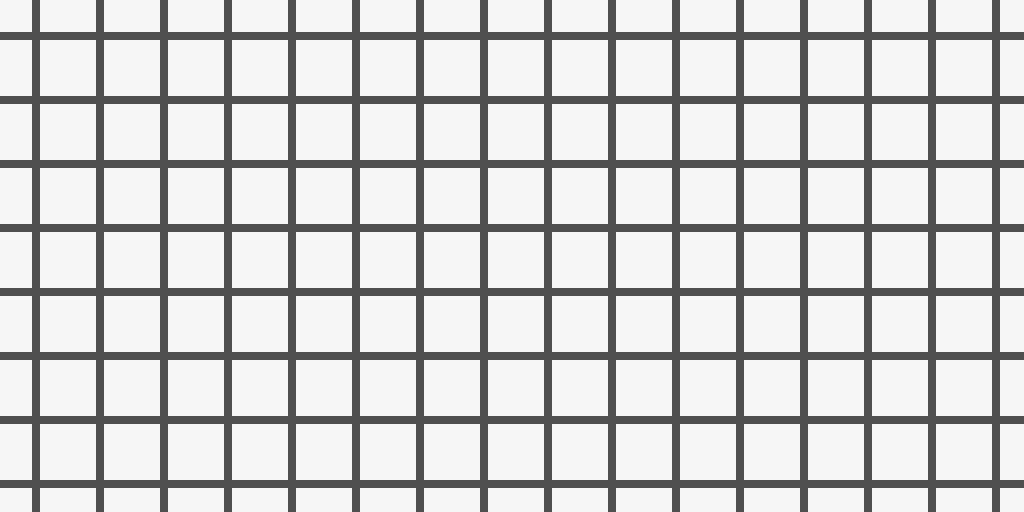
#> input picture grid/lines.png, 1024 x 512 px
$ python grid.py lines.png out.png 5 5
#> lines starting #> are read from the running program, lines starting #| are printed output that depends on the picture; after the words box and inside, x2 and y2 are one past the last pixel; in counts of white or black regions, pixels touching at a corner belong together
#!/usr/bin/env python3

import sys
import imageio as iio
import numpy as np

if len(sys.argv) < 5:
	print("grid: Generate a grid of an image.")
	print("Usage: grid.py input_image output_image row column")
	exit()

image_name = sys.argv[1]
image_out_name = sys.argv[2]
r = int(sys.argv[3])
c = int(sys.argv[4])

image = iio.imread(image_name)
#> image is the input picture: shape (512, 1024, 4); mean R, G, B, A 206.9, 206.9, 206.9, 255
h = image.shape[0]
#> h = 512
w = image.shape[1]
#> w = 1024
channel = image.shape[2]
#> channel = 4
grid = np.zeros([h * r, w * c, channel], dtype=image.dtype)

for x in range(r):
	for y in range(c):
		grid[h*x:h*x+h, w*y:w*y+w] = image
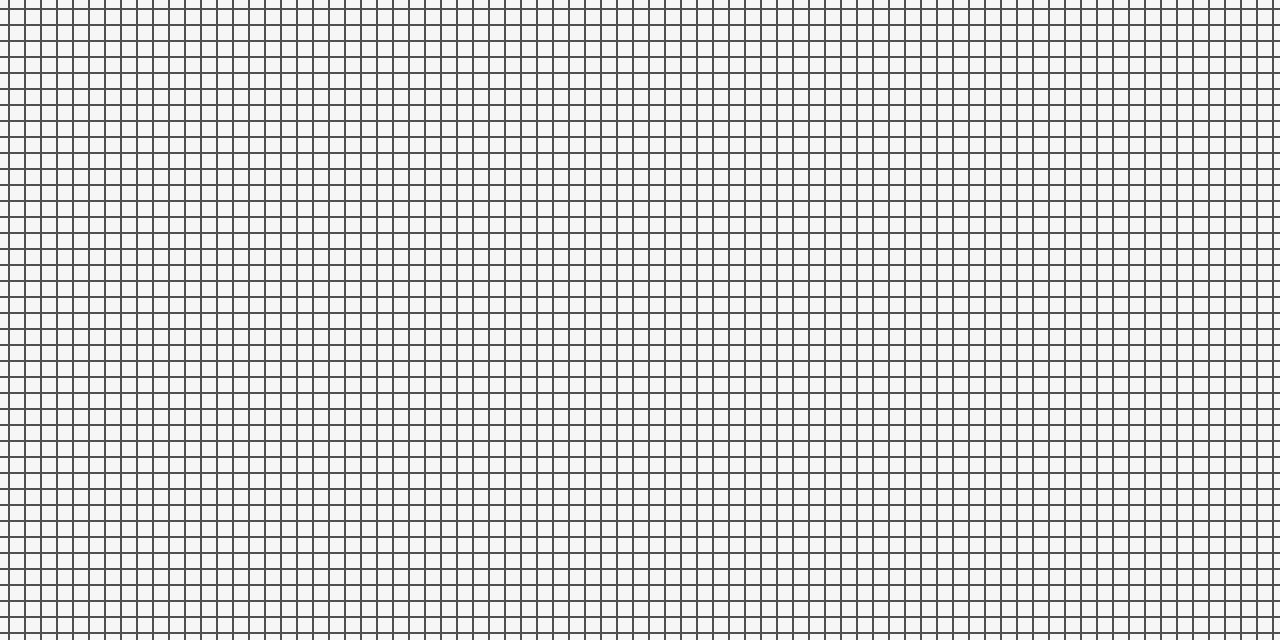
#> grid: shape (2560, 5120, 4) (shown at 1/4 size); mean R, G, B, A 206.9, 206.9, 206.9, 255


# [7 lines of commented-out code are left out]

iio.imwrite(image_out_name, grid)
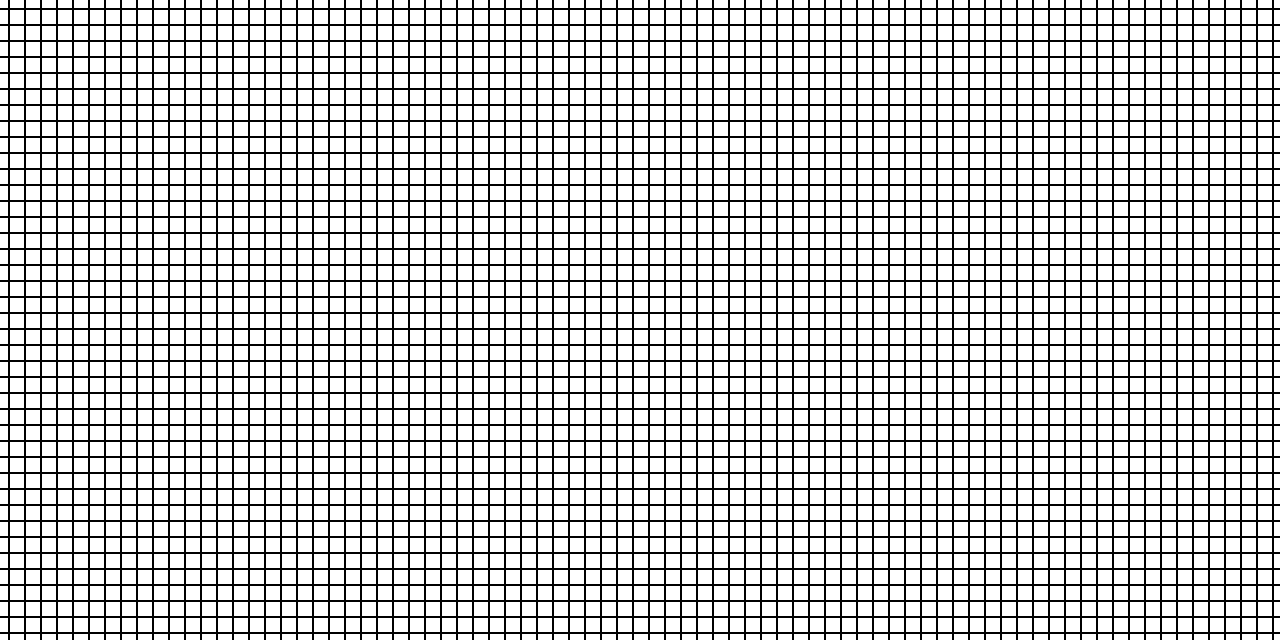
#> saved as out.png: shape (2560, 5120, 3) (shown at 1/4 size); values 79 (black) and 246 (white), 76.6% white; 1 black region, box (x1, y1, x2, y2) and area: (0, 0, 5120, 2560) 3072000

print("Grid image saved as", image_out_name)
